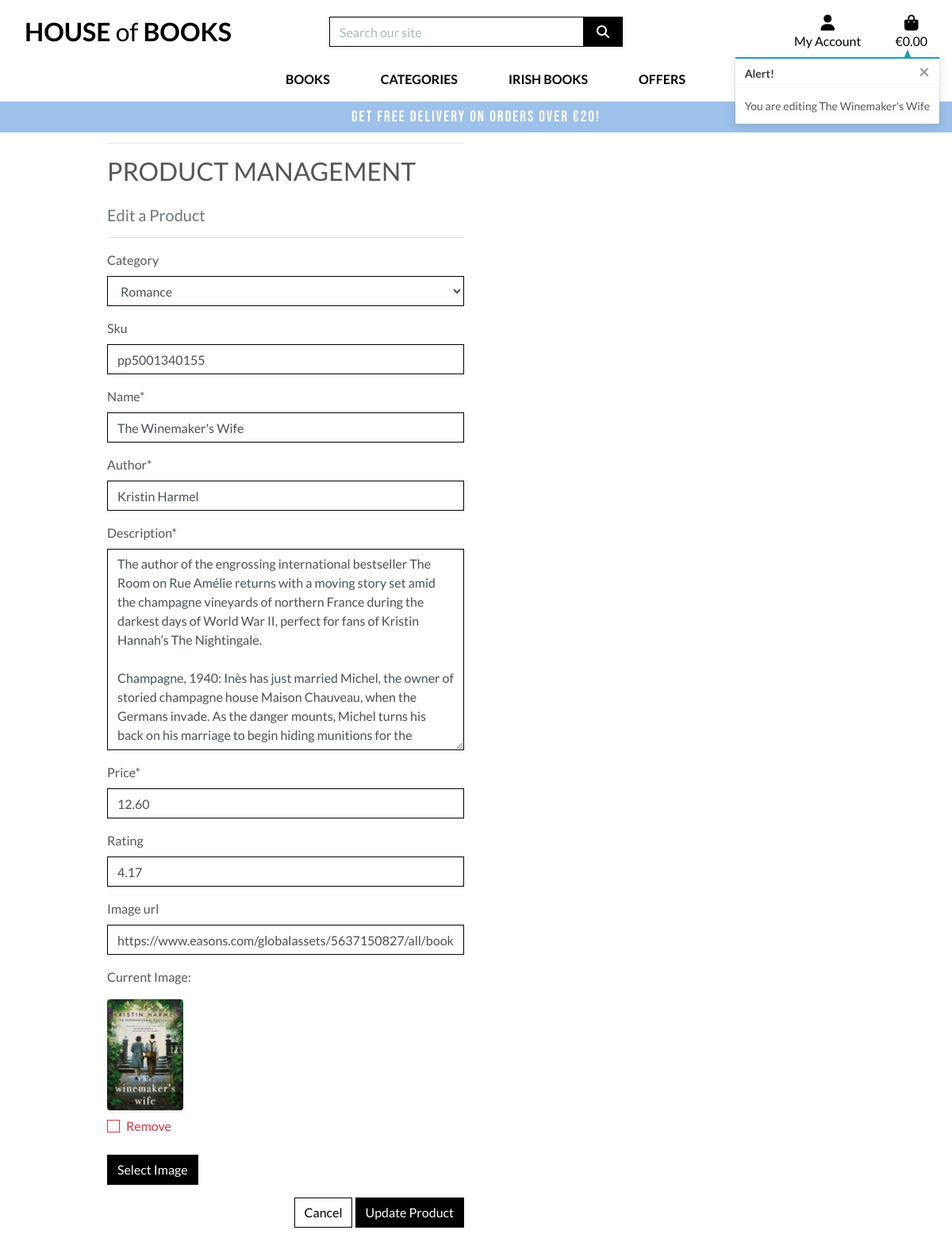
Before: /products/edit/1/ (signed in) with the older database file.
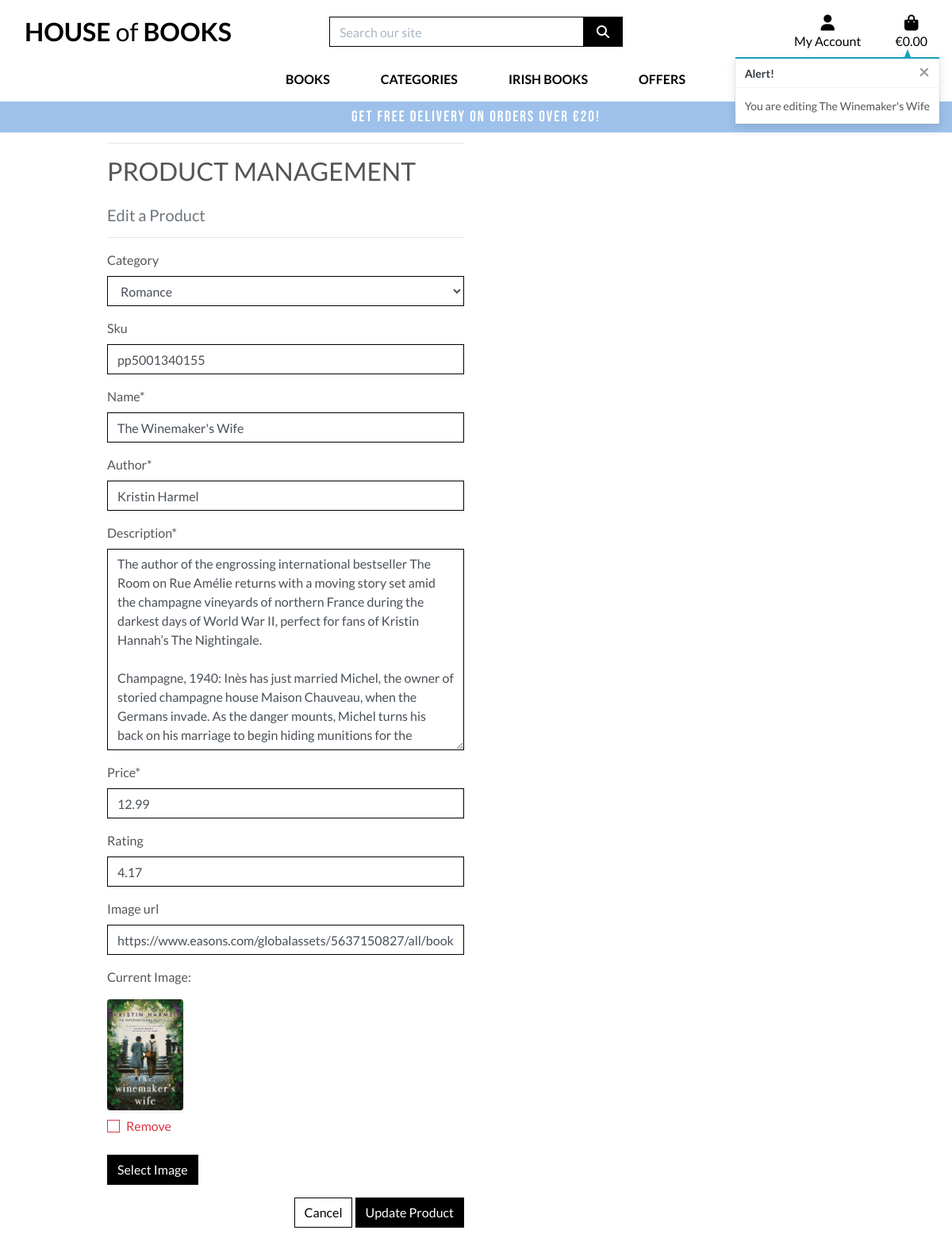
After: the same page with the newer database file.
### products/models.py (models this page shows, shortened)
class Product(models.Model):
    category = models.ForeignKey(Category, null=True, blank=True,
                                 on_delete=models.SET_NULL)
    sku = models.CharField(max_length=254, null=True, blank=True)
    name = models.CharField(max_length=254)
    author = models.CharField(max_length=254)
    description = models.TextField()
    price = models.DecimalField(max_digits=6, decimal_places=2)
    rating = models.DecimalField(max_digits=6, decimal_places=2,
                                 null=True, blank=True)
    image_url = models.URLField(max_length=1024, null=True, blank=True)
    image = models.ImageField(null=True, blank=True)

### products/views.py (the view)
# urls.py: path('edit/<int:product_id>/', views.edit_product, name='edit_product'),
@login_required
def edit_product(request, product_id):
    if not request.user.is_superuser:
        messages.error(request, 'Sorry, only store owners can do that.')
        return redirect(reverse('home'))
    product = get_object_or_404(Product, pk=product_id)
    if request.method == 'POST':
        form = ProductForm(request.POST, request.FILES, instance=product)
        if form.is_valid():
            form.save()
            messages.success(request, 'Successfully updated product!')
            return redirect(reverse('product_detail', args=[product.id]))
        else:
            messages.error(request,
                           'Failed to update product.Ensure form is valid.')
    else:
        form = ProductForm(instance=product)
        messages.info(request, f'You are editing {product.name}')
    template = 'products/edit_product.html'
    context = {
        'form': form,
        'product': product,
    }
    return render(request, template, context)

### products/forms.py
class ProductForm(forms.ModelForm):
    class Meta:
        model = Product
        fields = '__all__'
    image = forms.ImageField(label='Image', required=False,
                             widget=CustomsCleareableFileInput)
    def __init__(self, *args, **kwargs):
        super().__init__(*args, **kwargs)
        categories = Category.objects.all()
        friendly_names = [(c.id, c.get_friendly_name()) for c in categories]
        self.fields['category'].choices = friendly_names
        for field_name, field in self.fields.items():
            field.widget.attrs['class'] = 'border-black rounded-0'

### products/models.py (called while the page is built)
    def get_friendly_name(self):
        return self.friendly_name

### products/templates/products/edit_product.html (shortened to what this page needs)
{% extends "base.html" %}
{% load static %}
{% block page_header %}
<div class="container header-container">
</div>
{% endblock %}
{% block content %}
<div class="overlay"></div>
<div class="container">
    <div class="row">
        <div class="col-12 col-md-6">
            <hr>
            <h2 class="logo-font mb-4">Product Management</h2>
            <h5 class="text-muted">Edit a Product</h5>
            <hr>
        </div>
    </div>
    <div class="row">
        <div class="col-12 col-md-6">
            <form method="POST" action="{% url 'edit_product' product.id %}" class="form mb-2"
                enctype="multipart/form-data">
                {% for field in form %}
                {% if field.name != 'image' %}
                {{ field | as_crispy_field }}
                {% else %}
                {{ field }}
                {% endif %}
                {% endfor %}
                <div class="text-right">
                    <a class="btn btn-outline-black rounded-0" href="{% url 'products' %}">Cancel</a>
                    <button class="btn btn-black rounded-0" type="submit">Update Product</button>
                </div>
            </form>
        </div>
    </div>
</div>
{% endblock %}

Changed rows visible on the page:
changed Product "Romance": price "12.60" → "12.99"
